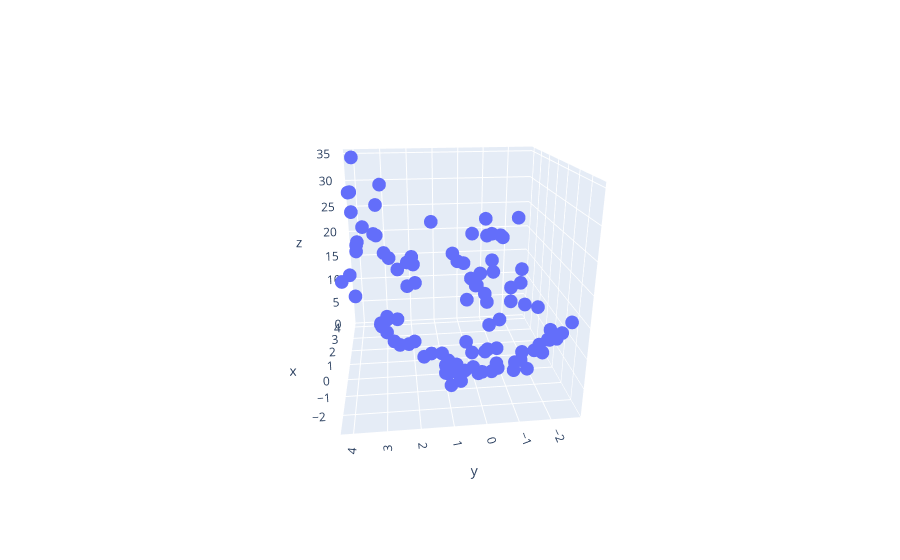

Notebook cell for this chart:
### Code cell
import plotly.express as px
df = px.data.iris()
fig = px.scatter_3d(df, x=x.ravel(), y=y.ravel(), z=z.ravel())
fig.show()
lr = LinearRegression()
lr.fit(np.array([x,y]).reshape(100,2),z)

x_input = np.linspace(x.min(), x.max(), 10)
y_input = np.linspace(y.min(), y.max(), 10)
xGrid, yGrid = np.meshgrid(x_input,y_input)

final = np.vstack((xGrid.ravel().reshape(1,100),yGrid.ravel().reshape(1,100))).T

z_final = lr.predict(final).reshape(10,10)
